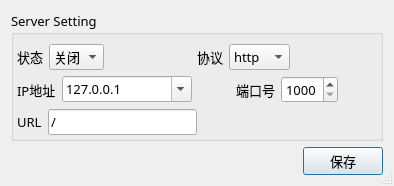
<?xml version="1.0" encoding="UTF-8"?>
<ui version="4.0">
 <class>Dialog</class>
 <widget class="QDialog" name="Dialog">
  <property name="geometry">
   <rect>
    <x>0</x>
    <y>0</y>
    <width>394</width>
    <height>179</height>
   </rect>
  </property>
  <property name="font">
   <font>
    <family>微软雅黑</family>
   </font>
  </property>
  <property name="windowTitle">
   <string>Tornado 设置</string>
  </property>
  <property name="sizeGripEnabled">
   <bool>true</bool>
  </property>
  <layout class="QGridLayout" name="gridLayout_2">
   <item row="0" column="0">
    <widget class="QGroupBox" name="groupBox">
     <property name="font">
      <font>
       <family>微软雅黑</family>
       <pointsize>10</pointsize>
      </font>
     </property>
     <property name="title">
      <string>Server Setting</string>
     </property>
     <layout class="QGridLayout" name="gridLayout">
      <property name="leftMargin">
       <number>3</number>
      </property>
      <property name="rightMargin">
       <number>3</number>
      </property>
      <property name="bottomMargin">
       <number>3</number>
      </property>
      <item row="2" column="0">
       <layout class="QHBoxLayout" name="horizontalLayout_8">
        <item>
         <layout class="QHBoxLayout" name="horizontalLayout_7">
          <item>
           <widget class="QLabel" name="label_5">
            <property name="text">
             <string>URL</string>
            </property>
           </widget>
          </item>
          <item>
           <widget class="QLineEdit" name="lineEdit_url">
            <property name="text">
             <string>/</string>
            </property>
           </widget>
          </item>
         </layout>
        </item>
        <item>
         <spacer name="horizontalSpacer_5">
          <property name="orientation">
           <enum>Qt::Horizontal</enum>
          </property>
          <property name="sizeHint" stdset="0">
           <size>
            <width>40</width>
            <height>20</height>
           </size>
          </property>
         </spacer>
        </item>
       </layout>
      </item>
      <item row="0" column="0">
       <layout class="QHBoxLayout" name="horizontalLayout">
        <item>
         <widget class="QLabel" name="label">
          <property name="text">
           <string>状态</string>
          </property>
         </widget>
        </item>
        <item>
         <widget class="QComboBox" name="comboBox_state">
          <item>
           <property name="text">
            <string>关闭</string>
           </property>
          </item>
          <item>
           <property name="text">
            <string>开启</string>
           </property>
          </item>
         </widget>
        </item>
        <item>
         <spacer name="horizontalSpacer_4">
          <property name="orientation">
           <enum>Qt::Horizontal</enum>
          </property>
          <property name="sizeHint" stdset="0">
           <size>
            <width>40</width>
            <height>20</height>
           </size>
          </property>
         </spacer>
        </item>
        <item>
         <layout class="QHBoxLayout" name="horizontalLayout_5">
          <item>
           <widget class="QLabel" name="label_4">
            <property name="text">
             <string>协议</string>
            </property>
           </widget>
          </item>
          <item>
           <widget class="QComboBox" name="comboBox_protocol">
            <item>
             <property name="text">
              <string>http</string>
             </property>
            </item>
            <item>
             <property name="text">
              <string>https</string>
             </property>
            </item>
            <item>
             <property name="text">
              <string>ws</string>
             </property>
            </item>
            <item>
             <property name="text">
              <string>wss</string>
             </property>
            </item>
           </widget>
          </item>
         </layout>
        </item>
        <item>
         <spacer name="horizontalSpacer">
          <property name="orientation">
           <enum>Qt::Horizontal</enum>
          </property>
          <property name="sizeHint" stdset="0">
           <size>
            <width>40</width>
            <height>20</height>
           </size>
          </property>
         </spacer>
        </item>
       </layout>
      </item>
      <item row="1" column="0">
       <layout class="QHBoxLayout" name="horizontalLayout_6">
        <item>
         <layout class="QHBoxLayout" name="horizontalLayout_3">
          <item>
           <widget class="QLabel" name="label_2">
            <property name="text">
             <string>IP地址</string>
            </property>
           </widget>
          </item>
          <item>
           <widget class="QComboBox" name="comboBox_ipaddr">
            <property name="minimumSize">
             <size>
              <width>130</width>
              <height>0</height>
             </size>
            </property>
            <property name="editable">
             <bool>true</bool>
            </property>
            <item>
             <property name="text">
              <string>127.0.0.1</string>
             </property>
            </item>
           </widget>
          </item>
         </layout>
        </item>
        <item>
         <layout class="QHBoxLayout" name="horizontalLayout_4">
          <item>
           <spacer name="horizontalSpacer_6">
            <property name="orientation">
             <enum>Qt::Horizontal</enum>
            </property>
            <property name="sizeHint" stdset="0">
             <size>
              <width>40</width>
              <height>20</height>
             </size>
            </property>
           </spacer>
          </item>
          <item>
           <widget class="QLabel" name="label_3">
            <property name="text">
             <string>端口号</string>
            </property>
           </widget>
          </item>
          <item>
           <widget class="QSpinBox" name="spinBox_port">
            <property name="minimum">
             <number>1000</number>
            </property>
            <property name="maximum">
             <number>6535</number>
            </property>
           </widget>
          </item>
         </layout>
        </item>
        <item>
         <spacer name="horizontalSpacer_3">
          <property name="orientation">
           <enum>Qt::Horizontal</enum>
          </property>
          <property name="sizeHint" stdset="0">
           <size>
            <width>40</width>
            <height>20</height>
           </size>
          </property>
         </spacer>
        </item>
       </layout>
      </item>
     </layout>
    </widget>
   </item>
   <item row="1" column="0">
    <layout class="QHBoxLayout" name="horizontalLayout_2">
     <item>
      <spacer name="horizontalSpacer_2">
       <property name="orientation">
        <enum>Qt::Horizontal</enum>
       </property>
       <property name="sizeHint" stdset="0">
        <size>
         <width>40</width>
         <height>20</height>
        </size>
       </property>
      </spacer>
     </item>
     <item>
      <widget class="QPushButton" name="pushButton_save">
       <property name="font">
        <font>
         <pointsize>10</pointsize>
        </font>
       </property>
       <property name="text">
        <string>保存</string>
       </property>
      </widget>
     </item>
    </layout>
   </item>
  </layout>
 </widget>
 <resources/>
 <connections/>
</ui>
